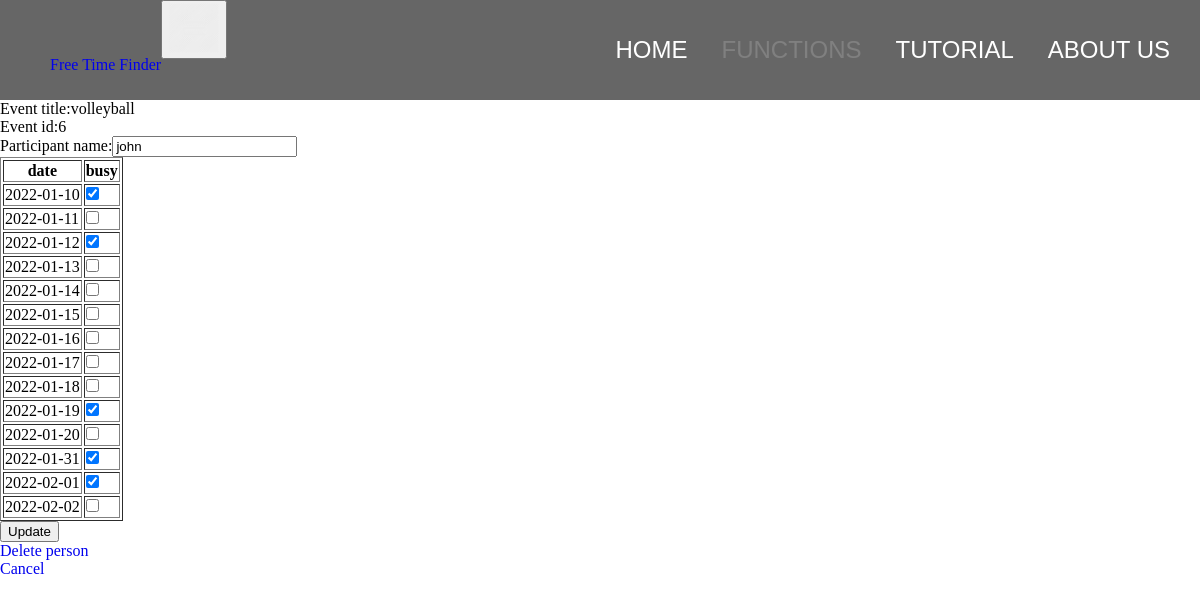
/edit_participant?person_id=25, run on the app's committed database.
### main.py (models this page shows, shortened)
class Event(db.Model):
    id = db.Column(db.Integer, primary_key=True)
    title = db.Column(db.String(100))
    dates = db.relationship("Date", cascade="all, delete-orphan", backref="event")
    people = db.relationship("Person", cascade="all, delete-orphan", backref="event")

class Person(db.Model):
    id = db.Column(db.Integer, primary_key=True)
    name = db.Column(db.String(50))
    event_id = db.Column(db.Integer, db.ForeignKey("event.id"))
    busy_dates = db.relationship("Busy_date", cascade="all, delete-orphan", backref="person")

class Date(db.Model):
    id = db.Column(db.Integer, primary_key=True)
    date = db.Column(db.Date)
    event_id = db.Column(db.Integer, db.ForeignKey("event.id"))

### main.py (the view)
@app.route("/edit_participant", methods=["GET", "POST"])
def edit_participant():
    person_id = request.args.get("person_id")
    query_person = Person.query.filter_by(id=person_id).first()
    query_event = query_person.event
    if request.method == "POST":
        db.session.delete(query_person)
        new_name = request.form["name"]
        new_person = Person(name=new_name, event=query_event)
        db.session.add(new_person)
        for i in request.form:
            if i != "name":
                busy_date = datetime.datetime.strptime(i, "%Y-%m-%d").date()
                new_busy_date = Busy_date(date=busy_date, person=new_person)
                db.session.add(new_busy_date)
        db.session.commit()
        return render_template("edit_participant_status.html", status="Success", person=new_person)
    else:
        person_busy_dates = []
        for i in query_person.busy_dates:
            person_busy_dates.append(i.date)
        return render_template("edit_participant.html", person=query_person, person_busy_dates=person_busy_dates)

### templates/edit_participant.html (shortened to what this page needs)
{% extends "base.html" %}
{% block navright %}
<li><a href="/">Home</a></li>
<li><a href="/functions" class="active">Functions</a></li>
<li><a href="/tutorial">Tutorial</a></li>
<li><a href="/about">About Us</a></li>
{% endblock %}
{% block content %}
<p>Event title:{{person.event.title}}</p>
<p>Event id:{{person.event_id}}</p>
<form id = "event_inp" action = "#" method="post">
    <p>Participant name:<input type="text" name="name", value="{{person.name}}" required></p>
    <table border="1">
        <tr>
            <th>date</th>
            <th>busy</th>
        </tr>
    {% for date in person.event.dates %}
        <tr>
            <td>{{date.date}}</td>
            <td><input type="checkbox" name="{{date.date}}" {% if date.date in person_busy_dates %} checked {% endif %}></td>
        </tr>
    {% endfor %}
    </table>
    <p id='subm'><input type='submit' value='Update'></p>
</form>
<a href="/delete_person?person_id={{person.id}}">Delete person</a>
<a href="/find_event?event_id={{person.event_id}}"><p>Cancel</p></a>
{% endblock %}

### static/css/main.css (style rules this page uses)
body { background-color:white; }
* { margin:0px; list-style: none; }
a { text-decoration: none; }
#navright li { display:inline; }
#navright a { color:white; font-size:1.5em; margin-right:30px; text-transform: uppercase; text-decoration: none; transition: color 0.1s; font-family: 'Poppins', sans-serif; }
#navright .active { color:grey; }

### data on the page
Event: event "volleyball"
Person: event_id "6", name "john"
Date: date "2022-01-10", date "☑"
Date: date "2022-01-11"
Date: date "2022-01-12", date "☑"
Date: date "2022-01-13"
Date: date "2022-01-14"
Date: date "2022-01-15"
Date: date "2022-01-16"
Date: date "2022-01-17"
Date: date "2022-01-18"
Date: date "2022-01-19", date "☑"
Date: date "2022-01-20"
Date: date "2022-01-31", date "☑"
Date: date "2022-02-01", date "☑"
Date: date "2022-02-02"
